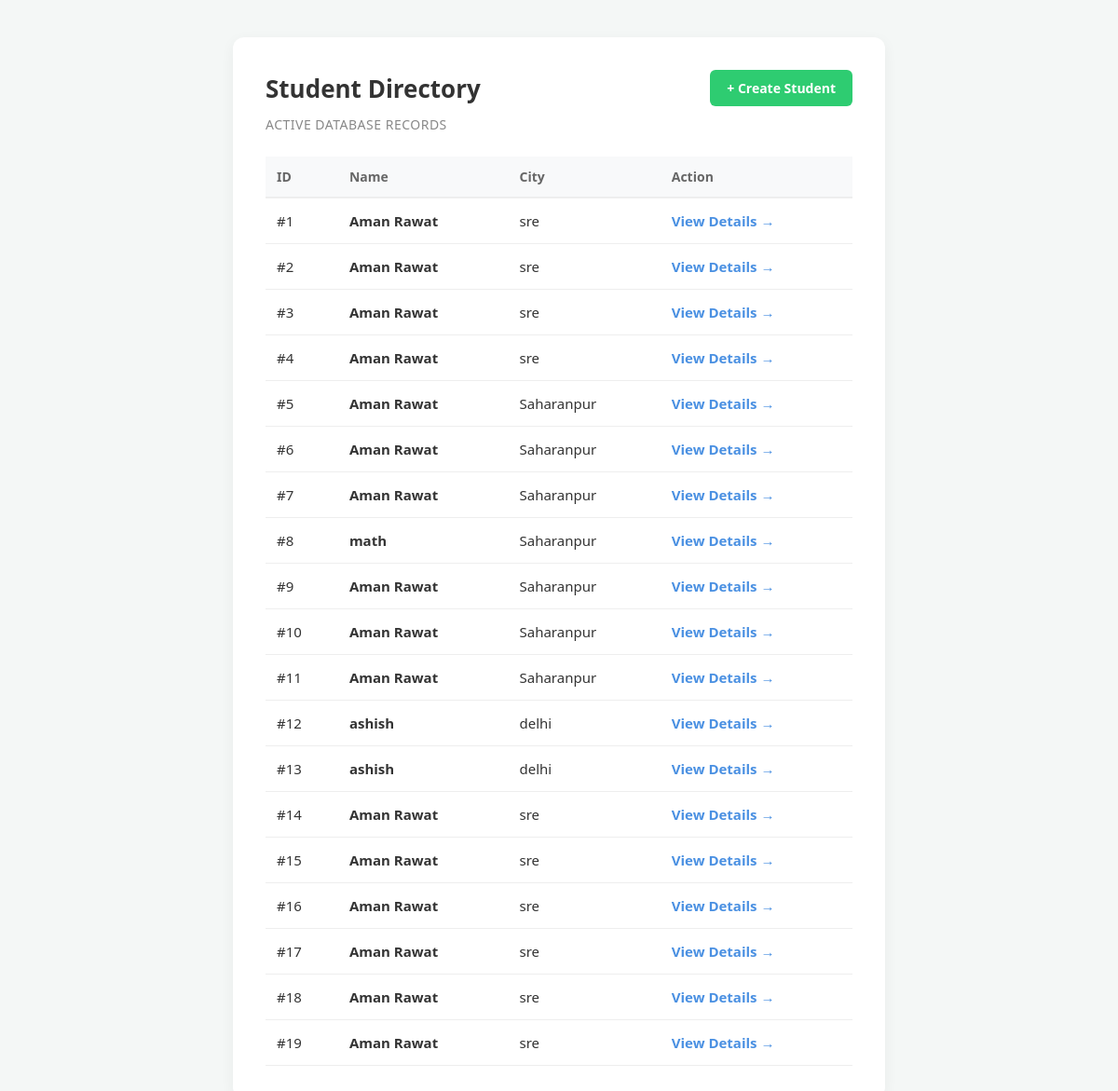
/home/, run on an earlier commit of the app's database.
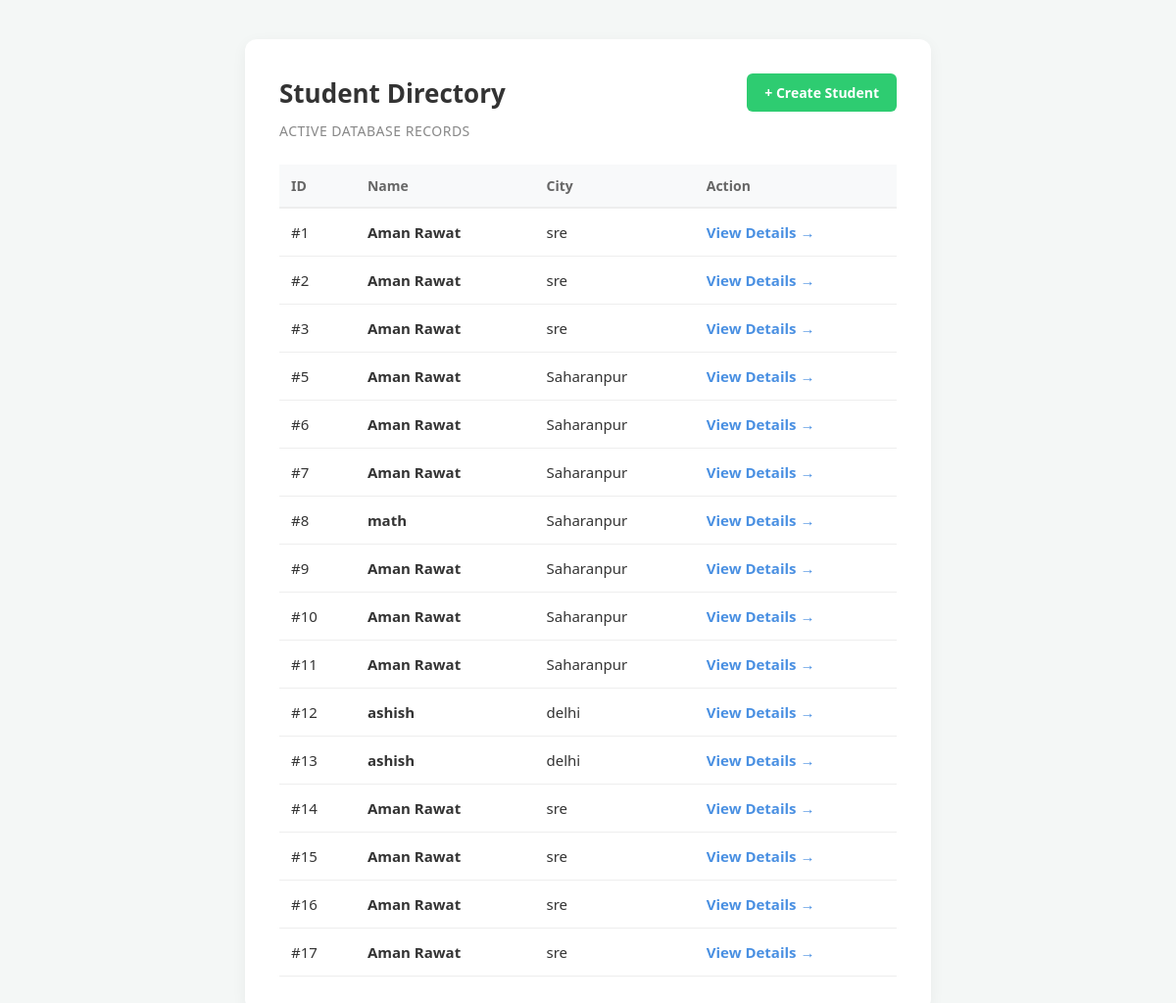
And on a later commit of the database.
### app/models.py (models this page shows, shortened)
class Std(models.Model):
    name=models.CharField(max_length=255)
    age=models.IntegerField()
    city=models.CharField(max_length=255)

### app/views.py (the view)
# urls.py: path('home/' ,views.stdRead , name='home'),
def stdRead(request):
    data=Std.objects.all()
    return render(request , 'home.html',{"data":data})

### app/templates/home.html (shortened to what this page needs)
<!DOCTYPE html>
<html lang="en">
<head>
</head>
<body>
    <div class="dashboard-container">
        <div class="header-group">
            <h1>Student Directory</h1>
            <a href="{% url 'create_form' %}" class="btn-create">+ Create Student</a>
        </div>
        <p class="subtitle">Active Database Records</p>
        <table class="student-table">
            <thead>
                <tr>
                    <th>ID</th>
                    <th>Name</th>
                    <th>City</th>
                    <th>Action</th>
                </tr>
            </thead>
            <tbody>
                {% for s in data %}
                <tr class="student-row">
                    <td>#{{ s.id }}</td>
                    <td><strong>{{ s.name }}</strong></td>
                    <td>{{ s.city }}</td>
                    <td>
                        <a href="{% url 'studentdetails' s.id %}" class="student-link">View Details →</a>
                    </td>
                </tr>
                {% endfor %}
            </tbody>
        </table>
    </div>
</body>
</html>

What changed in the data, as far as the page shows it:
removed Std: id "4", name "Aman Rawat", city "sre"
removed Std: id "18", name "Aman Rawat", city "sre"
removed Std: id "19", name "Aman Rawat", city "sre"
